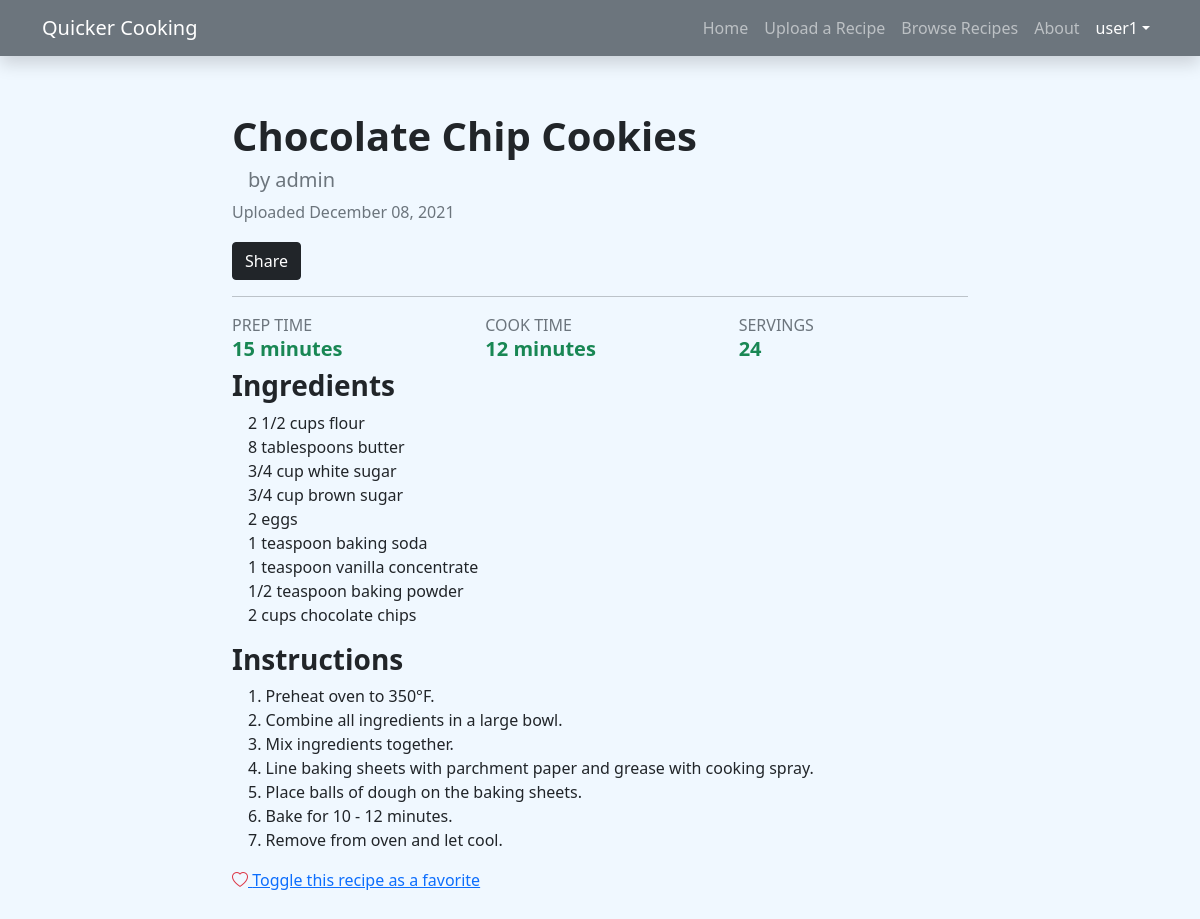
/view_recipe/2 (signed in), run on the app's committed database.
### workedup/models.py (models this page shows)
class Recipe(models.Model):
    user = models.ForeignKey(User, on_delete=models.CASCADE)
    title = models.CharField(max_length=200)
    created_at = models.DateTimeField(auto_now_add=True, blank=True)
    prep_time = models.IntegerField()
    cook_time = models.IntegerField()
    servings = models.IntegerField()
    ingredients = models.TextField()
    instructions = models.TextField()

### workedup/views.py (the view)
# urls.py: path('view_recipe/<int:id>', views.view_recipe, name='view_recipe'),
@login_required(login_url='login')
def view_recipe(request, id):
    recipe = Recipe.objects.get(id=id)
    favorites = Favorite.objects.all()
    context = {'recipe': recipe, 'favorites': favorites}
    return render(request, 'workedup/view_recipe.html', context)

### templates/workedup/view_recipe.html (shortened to what this page needs)
{% extends 'base.html' %}
{% load static %}
{% block body %}
    <div class="row mt-3">
        <div class="col-8 mx-auto">
            <h1 class="fw-bold text-capitalize">{{ recipe.title }}</h1>
            <h5 class="px-3 text-muted">by  {{ recipe.user.username }}</h5>
            <h6 class="text-muted col-12 col-md-6 d-inline-block mb-1">Uploaded {{ recipe.created_at | date:"F d, Y" }}</h6>
            <br>
            <button class="btn btn-dark mt-3" id="share-btn">Share</button>
            <hr>
            <div class="row">
                <div class="col-4 text-muted">
                    <p class="mb-0 text-uppercase">Prep Time</p>
                    <h5 class="fw-bold text-success">{{ recipe.prep_time }} minutes</h5>
                </div>
                <div class="col-4 text-muted">
                    <p class="mb-0 text-uppercase">Cook Time</p>
                    <h5 class="fw-bold text-success">{{ recipe.cook_time }} minutes</h5>
                </div>
                <div class="col-4 text-muted">
                    <p class="mb-0 text-uppercase">Servings</p>
                    <h5 class="fw-bold text-success">{{ recipe.servings }}</h5>
                </div>
            </div>
            <div>
                <h3 class="fw-bold">Ingredients</h3>
                <p class="px-3">{{ recipe.ingredients|linebreaksbr }}</p>
            </div>
            <div>
                <h3 class="fw-bold">Instructions</h3>
                <p class="px-3">{{ recipe.instructions|linebreaksbr }}</p>
            </div>
            <div class="row">
                <div class="col-12 text-start">
                    <a class="" id="toggle" href="{% url 'toggle_favorite' recipe.id %}"><i class="bi bi-heart text-danger"></i> Toggle this recipe as a favorite</a>
                </div>
            </div>
        </div>
    </div>
{% endblock %}

### templates/base.html (shortened to what this page needs)
{% load static %}
<!doctype html>
<html lang="en">
<head>
    <link href="https://cdn.jsdelivr.net/npm/bootstrap@5.1.3/dist/css/bootstrap.min.css" rel="stylesheet">
    <link rel="stylesheet" href="https://cdn.jsdelivr.net/npm/bootstrap-icons@1.7.2/font/bootstrap-icons.css">
    <link rel="stylesheet" href="{% static 'css/main.css' %}">
</head>
<body>
<nav class="navbar navbar-expand-lg navbar-dark bg-secondary fixed-top shadow">
    <div class="container">
        <a class="navbar-brand" href="{% url 'index' %}">Quicker Cooking</a>
        <div class="collapse navbar-collapse" id="navbarSupportedContent">
            <ul class="navbar-nav ms-auto mb-2 mb-lg-0">
                <li class="nav-item">
                    <a class="nav-link" aria-current="page" href="{% url 'index' %}">Home</a>
                </li>
                {% if user.is_authenticated %}
                    <li class="nav-item">
                        <a class="nav-link" href="{% url 'create_recipe' %}">Upload a Recipe</a>
                    </li>
                    <li class="nav-item">
                        <a class="nav-link" href="{% url 'browse' %}">Browse Recipes</a>
                    </li>
                {% endif %}
                <li class="nav-item">
                    <a class="nav-link" href="{% url 'about' %}">About</a>
                </li>
                {% if user.is_authenticated %}
                    <li class="nav-item dropdown">
                        <a class="nav-link dropdown-toggle active" data-bs-toggle="dropdown" href="#"
                           role="button" aria-expanded="false">{{  user.username}}</a>
                    </li>
                    </ul>
                {% else %}
                    <a class="btn btn-light" href={% url 'login' %}>Login</a>
                    <div class="m-2"></div>
                    <a class="btn btn-light" href={% url 'register' %}>Register</a>
                {% endif %}
        </div>
    </div>
</nav>
<div class="container my-5 py-5 justify-content-center">
    {% block body %}
    {% endblock %}
</div>
</body>
</html>

### static/css/main.css (style rules this page uses)
body { background-color: aliceblue; }

### data on the page
Recipe: title "Chocolate Chip Cookies", user.username "admin", created_at "December 08, 2021", prep_time "15", cook_time "12", servings "24", ingredients "2 1/2 cups flour 8 tablespoons butter 3/4 cup white sugar 3/4 cup brown sugar 2 eggs 1 teaspoon baking soda 1 teaspoon vanilla concentrate 1/2 teaspoon baking powder 2 cups chocolate chips", instructions "1. Preheat oven to 350°F. 2. Combine all ingredients in a large bowl. 3. Mix ingredients together. 4. Line baking sheets with parchment paper and grease with cooking spray. 5. Place balls of dough on the baking sheets. 6. Bake for 10 - 12 minutes. 7. Remove from oven and let cool."

### other printed values
{{ user.username }} "user1"
